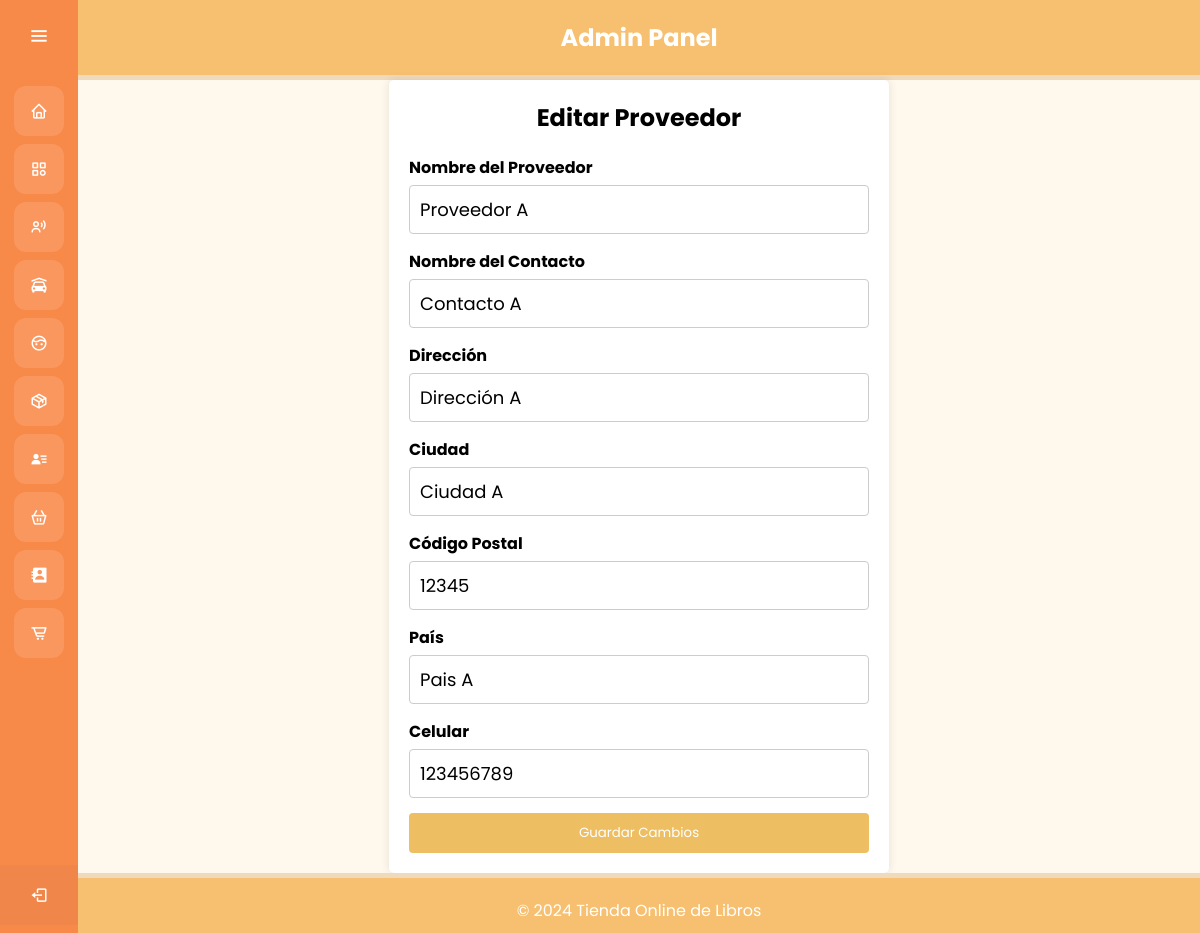
The app's page /admin/controllers/ProveedorController.php?opcion=editar&id=1 with its own data.
### tables this page shows
CREATE TABLE `proveedores` (
  `ID_Proveedor` int(11) NOT NULL,
  `Nombre_Proveedor` varchar(255) NOT NULL,
  `Nombre_Contacto` varchar(255) NOT NULL,
  `Direccion` varchar(255) NOT NULL,
  `Ciudad` varchar(100) NOT NULL,
  `Codigo_Postal` varchar(20) NOT NULL,
  `Pais` varchar(100) NOT NULL,
  `Celular` varchar(20) NOT NULL
);

### admin/views/proveedores/edit.php (the view, shortened to what this page needs)
<?php include '../views/templates/header.php'; ?>
<div class="container">
    <h1>Editar Proveedor</h1>
    <?php
    include '../../includes/db.php';
    $id = $_GET['id'];
    $sql = "SELECT * FROM Proveedores WHERE ID_Proveedor = $id";
    $result = $conn->query($sql);
    $row = $result->fetch_assoc();
    ?>
    <form action="ProveedorController.php?opcion=actualizar" method="POST">
        <label for="nombre">Nombre del Proveedor</label>
        <input type="text" id="nombre" name="nombre" value="<?php echo $row['Nombre_Proveedor']; ?>" required>
        <label for="contacto">Nombre del Contacto</label>
        <input type="text" id="contacto" name="contacto" value="<?php echo $row['Nombre_Contacto']; ?>" required>
        <label for="direccion">Dirección</label>
        <input type="text" id="direccion" name="direccion" value="<?php echo $row['Direccion']; ?>" required>
        <label for="ciudad">Ciudad</label>
        <input type="text" id="ciudad" name="ciudad" value="<?php echo $row['Ciudad']; ?>" required>
        <label for="codigo_postal">Código Postal</label>
        <input type="text" id="codigo_postal" name="codigo_postal" value="<?php echo $row['Codigo_Postal']; ?>" required>
        <label for="pais">País</label>
        <input type="text" id="pais" name="pais" value="<?php echo $row['Pais']; ?>" required>
        <label for="celular">Celular</label>
        <input type="text" id="celular" name="celular" value="<?php echo $row['Celular']; ?>" required>
        <button type="submit">Guardar Cambios</button>
    </form>
</div>
<?php include '../views/templates/footer.php'; ?>

### admin/views/assets/css/table.css (style rules this page uses)
* { margin: 0; padding: 0; box-sizing: border-box; font-family: "Poppins", sans-serif; }
body, html { height: 100%; margin: 0; }
.container { background-color: #fff; padding: 20px; border-radius: 5px; box-shadow: 0 0 10px rgba(0,0,0,0.1); max-width: 500px; margin: 0 auto; }
.container h1 { text-align: center; margin-bottom: 20px; }
.container label { font-weight: bold; }
.container input[type="text"], input[type="number"] { width: 100%; padding: 10px; margin-top: 5px; margin-bottom: 15px; border: 1px solid #ccc; border-radius: 4px; box-sizing: border-box; font-size: 18px; }
.container button { background-color: #EDBF62; color: #fff; padding: 10px 20px; border: none; border-radius: 4px; cursor: pointer; width: 100%; }

### records on screen
proveedores: nombre "Proveedor A", contacto "Contacto A", direccion "Dirección A", ciudad "Ciudad A", codigo_postal "12345", pais "Pais A", celular "123456789"
